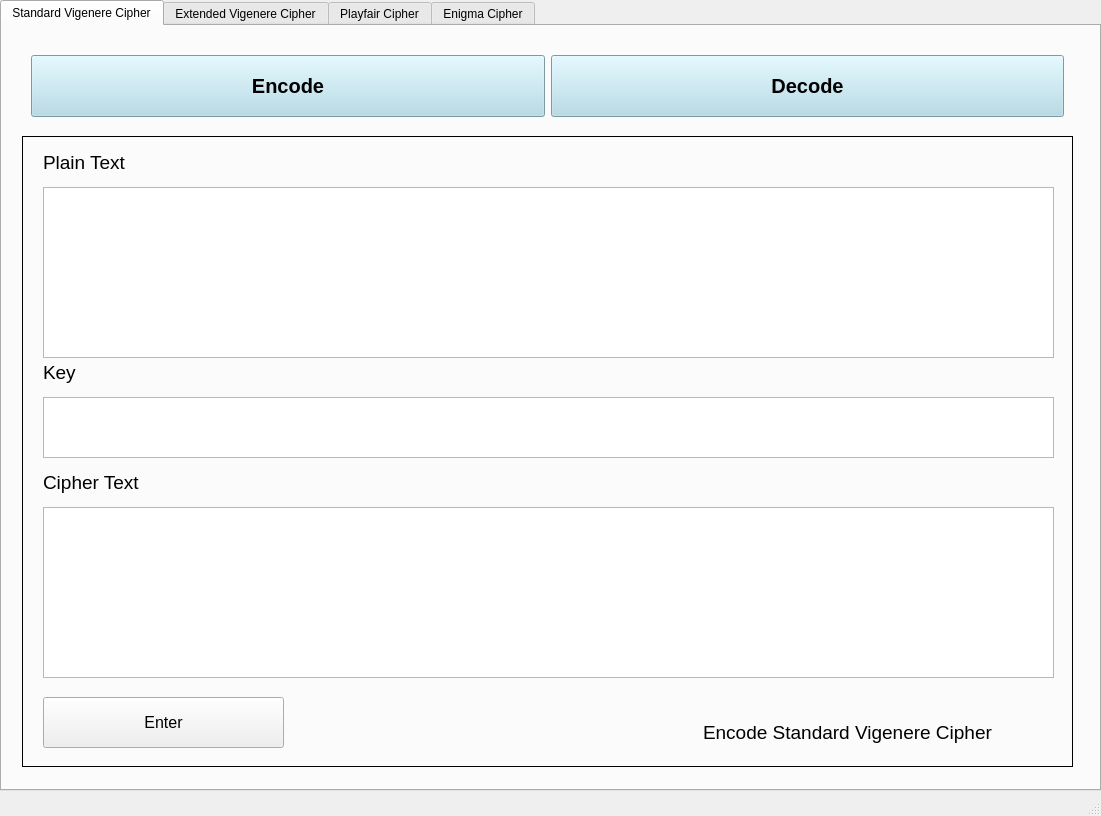
<?xml version="1.0" encoding="UTF-8"?>
<ui version="4.0">
 <class>MainWindow</class>
 <widget class="QMainWindow" name="MainWindow">
  <property name="geometry">
   <rect>
    <x>0</x>
    <y>0</y>
    <width>1101</width>
    <height>816</height>
   </rect>
  </property>
  <property name="windowTitle">
   <string>MainWindow</string>
  </property>
  <widget class="QWidget" name="centralwidget">
   <widget class="QWidget" name="horizontalLayoutWidget">
    <property name="geometry">
     <rect>
      <x>0</x>
      <y>0</y>
      <width>1101</width>
      <height>791</height>
     </rect>
    </property>
    <layout class="QHBoxLayout" name="horizontalLayout">
     <item>
      <widget class="QTabWidget" name="tabWidget">
       <property name="currentIndex">
        <number>0</number>
       </property>
       <widget class="QWidget" name="StandardVigenereCipher">
        <attribute name="title">
         <string>Standard Vigenere Cipher</string>
        </attribute>
        <widget class="QStackedWidget" name="standar_vc">
         <property name="geometry">
          <rect>
           <x>20</x>
           <y>110</y>
           <width>1051</width>
           <height>631</height>
          </rect>
         </property>
         <property name="frameShape">
          <enum>QFrame::Box</enum>
         </property>
         <property name="frameShadow">
          <enum>QFrame::Plain</enum>
         </property>
         <property name="currentIndex">
          <number>0</number>
         </property>
         <widget class="QWidget" name="encode_page_vc">
          <widget class="QPushButton" name="enter_encode_vc">
           <property name="geometry">
            <rect>
             <x>20</x>
             <y>560</y>
             <width>241</width>
             <height>51</height>
            </rect>
           </property>
           <property name="font">
            <font>
             <family>MS Sans Serif</family>
             <pointsize>12</pointsize>
            </font>
           </property>
           <property name="text">
            <string>Enter</string>
           </property>
          </widget>
          <widget class="QPlainTextEdit" name="plain_vc">
           <property name="geometry">
            <rect>
             <x>20</x>
             <y>50</y>
             <width>1011</width>
             <height>171</height>
            </rect>
           </property>
          </widget>
          <widget class="QPlainTextEdit" name="cipher_vc">
           <property name="geometry">
            <rect>
             <x>20</x>
             <y>370</y>
             <width>1011</width>
             <height>171</height>
            </rect>
           </property>
          </widget>
          <widget class="QPlainTextEdit" name="key_vc">
           <property name="geometry">
            <rect>
             <x>20</x>
             <y>260</y>
             <width>1011</width>
             <height>61</height>
            </rect>
           </property>
          </widget>
          <widget class="QLabel" name="label_2">
           <property name="geometry">
            <rect>
             <x>20</x>
             <y>330</y>
             <width>121</width>
             <height>31</height>
            </rect>
           </property>
           <property name="font">
            <font>
             <pointsize>14</pointsize>
            </font>
           </property>
           <property name="text">
            <string>Cipher Text</string>
           </property>
          </widget>
          <widget class="QLabel" name="label_3">
           <property name="geometry">
            <rect>
             <x>20</x>
             <y>10</y>
             <width>101</width>
             <height>31</height>
            </rect>
           </property>
           <property name="font">
            <font>
             <pointsize>14</pointsize>
            </font>
           </property>
           <property name="text">
            <string>Plain Text</string>
           </property>
          </widget>
          <widget class="QLabel" name="label_4">
           <property name="geometry">
            <rect>
             <x>20</x>
             <y>220</y>
             <width>41</width>
             <height>31</height>
            </rect>
           </property>
           <property name="font">
            <font>
             <pointsize>14</pointsize>
            </font>
           </property>
           <property name="text">
            <string>Key</string>
           </property>
          </widget>
          <widget class="QLabel" name="label_8">
           <property name="geometry">
            <rect>
             <x>680</x>
             <y>580</y>
             <width>351</width>
             <height>31</height>
            </rect>
           </property>
           <property name="font">
            <font>
             <pointsize>14</pointsize>
            </font>
           </property>
           <property name="text">
            <string>Encode Standard Vigenere Cipher</string>
           </property>
          </widget>
         </widget>
         <widget class="QWidget" name="decode_page_vc">
          <widget class="QPushButton" name="enter_decode_vc">
           <property name="geometry">
            <rect>
             <x>20</x>
             <y>560</y>
             <width>241</width>
             <height>51</height>
            </rect>
           </property>
           <property name="font">
            <font>
             <family>MS Sans Serif</family>
             <pointsize>12</pointsize>
            </font>
           </property>
           <property name="text">
            <string>Enter</string>
           </property>
          </widget>
          <widget class="QPlainTextEdit" name="key_vc_2">
           <property name="geometry">
            <rect>
             <x>20</x>
             <y>260</y>
             <width>1011</width>
             <height>61</height>
            </rect>
           </property>
          </widget>
          <widget class="QPlainTextEdit" name="cipher_vc_2">
           <property name="geometry">
            <rect>
             <x>20</x>
             <y>50</y>
             <width>1011</width>
             <height>171</height>
            </rect>
           </property>
          </widget>
          <widget class="QPlainTextEdit" name="plain_vc_2">
           <property name="geometry">
            <rect>
             <x>20</x>
             <y>370</y>
             <width>1011</width>
             <height>171</height>
            </rect>
           </property>
          </widget>
          <widget class="QLabel" name="label_5">
           <property name="geometry">
            <rect>
             <x>20</x>
             <y>330</y>
             <width>101</width>
             <height>31</height>
            </rect>
           </property>
           <property name="font">
            <font>
             <pointsize>14</pointsize>
            </font>
           </property>
           <property name="text">
            <string>Plain Text</string>
           </property>
          </widget>
          <widget class="QLabel" name="label_6">
           <property name="geometry">
            <rect>
             <x>20</x>
             <y>10</y>
             <width>121</width>
             <height>31</height>
            </rect>
           </property>
           <property name="font">
            <font>
             <pointsize>14</pointsize>
            </font>
           </property>
           <property name="text">
            <string>Cipher Text</string>
           </property>
          </widget>
          <widget class="QLabel" name="label_7">
           <property name="geometry">
            <rect>
             <x>20</x>
             <y>220</y>
             <width>41</width>
             <height>31</height>
            </rect>
           </property>
           <property name="font">
            <font>
             <pointsize>14</pointsize>
            </font>
           </property>
           <property name="text">
            <string>Key</string>
           </property>
          </widget>
          <widget class="QLabel" name="label_9">
           <property name="geometry">
            <rect>
             <x>680</x>
             <y>580</y>
             <width>351</width>
             <height>31</height>
            </rect>
           </property>
           <property name="font">
            <font>
             <pointsize>14</pointsize>
            </font>
           </property>
           <property name="text">
            <string>Decode Standard Vigenere Cipher</string>
           </property>
          </widget>
         </widget>
        </widget>
        <widget class="QFrame" name="horizontalFrame_4">
         <property name="geometry">
          <rect>
           <x>20</x>
           <y>20</y>
           <width>1051</width>
           <height>80</height>
          </rect>
         </property>
         <layout class="QHBoxLayout" name="horizontalLayout_4">
          <item>
           <widget class="QPushButton" name="encode_vc">
            <property name="sizePolicy">
             <sizepolicy hsizetype="Ignored" vsizetype="Ignored">
              <horstretch>0</horstretch>
              <verstretch>0</verstretch>
             </sizepolicy>
            </property>
            <property name="font">
             <font>
              <family>MS Sans Serif</family>
              <pointsize>15</pointsize>
              <weight>75</weight>
              <bold>true</bold>
             </font>
            </property>
            <property name="mouseTracking">
             <bool>false</bool>
            </property>
            <property name="autoFillBackground">
             <bool>false</bool>
            </property>
            <property name="styleSheet">
             <string notr="true">QPushButton { background-color : lightblue;
                    }
QPushButton::hover {background-color : rgb(85, 85, 255);
                    }
QPushButton::clicked {background-color : rgb(85, 85, 255);
                    }</string>
            </property>
            <property name="text">
             <string>Encode</string>
            </property>
            <property name="flat">
             <bool>false</bool>
            </property>
           </widget>
          </item>
          <item>
           <widget class="QPushButton" name="decode_vc">
            <property name="sizePolicy">
             <sizepolicy hsizetype="Ignored" vsizetype="Ignored">
              <horstretch>0</horstretch>
              <verstretch>0</verstretch>
             </sizepolicy>
            </property>
            <property name="font">
             <font>
              <family>MS Sans Serif</family>
              <pointsize>15</pointsize>
              <weight>75</weight>
              <bold>true</bold>
             </font>
            </property>
            <property name="styleSheet">
             <string notr="true">QPushButton { background-color : lightblue;
                    }
QPushButton::hover {background-color : rgb(85, 85, 255);
                    }
QPushButton::clicked {background-color : rgb(85, 85, 255);
                    }</string>
            </property>
            <property name="text">
             <string>Decode</string>
            </property>
           </widget>
          </item>
         </layout>
        </widget>
       </widget>
       <widget class="QWidget" name="ExtendedVigenereCipher">
        <attribute name="title">
         <string>Extended Vigenere Cipher</string>
        </attribute>
        <widget class="QStackedWidget" name="standar_vcx">
         <property name="geometry">
          <rect>
           <x>20</x>
           <y>110</y>
           <width>1051</width>
           <height>631</height>
          </rect>
         </property>
         <property name="frameShape">
          <enum>QFrame::Box</enum>
         </property>
         <property name="frameShadow">
          <enum>QFrame::Plain</enum>
         </property>
         <property name="currentIndex">
          <number>0</number>
         </property>
         <widget class="QWidget" name="encode_page_vcx">
          <widget class="QPushButton" name="enter_encode_vcx">
           <property name="geometry">
            <rect>
             <x>20</x>
             <y>560</y>
             <width>241</width>
             <height>51</height>
            </rect>
           </property>
           <property name="font">
            <font>
             <family>MS Sans Serif</family>
             <pointsize>12</pointsize>
            </font>
           </property>
           <property name="text">
            <string>Enter</string>
           </property>
          </widget>
          <widget class="QPlainTextEdit" name="plain_vcx">
           <property name="geometry">
            <rect>
             <x>20</x>
             <y>50</y>
             <width>1011</width>
             <height>171</height>
            </rect>
           </property>
          </widget>
          <widget class="QPlainTextEdit" name="cipher_vcx">
           <property name="geometry">
            <rect>
             <x>20</x>
             <y>370</y>
             <width>1011</width>
             <height>171</height>
            </rect>
           </property>
          </widget>
          <widget class="QPlainTextEdit" name="key_vcx">
           <property name="geometry">
            <rect>
             <x>20</x>
             <y>260</y>
             <width>1011</width>
             <height>61</height>
            </rect>
           </property>
          </widget>
          <widget class="QLabel" name="label_42">
           <property name="geometry">
            <rect>
             <x>20</x>
             <y>330</y>
             <width>121</width>
             <height>31</height>
            </rect>
           </property>
           <property name="font">
            <font>
             <pointsize>14</pointsize>
            </font>
           </property>
           <property name="text">
            <string>Cipher Text</string>
           </property>
          </widget>
          <widget class="QLabel" name="label_43">
           <property name="geometry">
            <rect>
             <x>20</x>
             <y>10</y>
             <width>101</width>
             <height>31</height>
            </rect>
           </property>
           <property name="font">
            <font>
             <pointsize>14</pointsize>
            </font>
           </property>
           <property name="text">
            <string>Plain Text</string>
           </property>
          </widget>
          <widget class="QLabel" name="label_44">
           <property name="geometry">
            <rect>
             <x>20</x>
             <y>220</y>
             <width>41</width>
             <height>31</height>
            </rect>
           </property>
           <property name="font">
            <font>
             <pointsize>14</pointsize>
            </font>
           </property>
           <property name="text">
            <string>Key</string>
           </property>
          </widget>
          <widget class="QLabel" name="label_45">
           <property name="geometry">
            <rect>
             <x>680</x>
             <y>580</y>
             <width>351</width>
             <height>31</height>
            </rect>
           </property>
           <property name="font">
            <font>
             <pointsize>14</pointsize>
            </font>
           </property>
           <property name="text">
            <string>Encode Extended Vigenere Cipher</string>
           </property>
          </widget>
         </widget>
         <widget class="QWidget" name="decode_page_vcx">
          <widget class="QPushButton" name="enter_decode_vcx">
           <property name="geometry">
            <rect>
             <x>20</x>
             <y>560</y>
             <width>241</width>
             <height>51</height>
            </rect>
           </property>
           <property name="font">
            <font>
             <family>MS Sans Serif</family>
             <pointsize>12</pointsize>
            </font>
           </property>
           <property name="text">
            <string>Enter</string>
           </property>
          </widget>
          <widget class="QPlainTextEdit" name="key_vcx_2">
           <property name="geometry">
            <rect>
             <x>20</x>
             <y>260</y>
             <width>1011</width>
             <height>61</height>
            </rect>
           </property>
          </widget>
          <widget class="QPlainTextEdit" name="cipher_vcx_2">
           <property name="geometry">
            <rect>
             <x>20</x>
             <y>50</y>
             <width>1011</width>
             <height>171</height>
            </rect>
           </property>
          </widget>
          <widget class="QPlainTextEdit" name="plain_vcx_2">
           <property name="geometry">
            <rect>
             <x>20</x>
             <y>370</y>
             <width>1011</width>
             <height>171</height>
            </rect>
           </property>
          </widget>
          <widget class="QLabel" name="label_46">
           <property name="geometry">
            <rect>
             <x>20</x>
             <y>330</y>
             <width>101</width>
             <height>31</height>
            </rect>
           </property>
           <property name="font">
            <font>
             <pointsize>14</pointsize>
            </font>
           </property>
           <property name="text">
            <string>Plain Text</string>
           </property>
          </widget>
          <widget class="QLabel" name="label_47">
           <property name="geometry">
            <rect>
             <x>20</x>
             <y>10</y>
             <width>121</width>
             <height>31</height>
            </rect>
           </property>
           <property name="font">
            <font>
             <pointsize>14</pointsize>
            </font>
           </property>
           <property name="text">
            <string>Cipher Text</string>
           </property>
          </widget>
          <widget class="QLabel" name="label_48">
           <property name="geometry">
            <rect>
             <x>20</x>
             <y>220</y>
             <width>41</width>
             <height>31</height>
            </rect>
           </property>
           <property name="font">
            <font>
             <pointsize>14</pointsize>
            </font>
           </property>
           <property name="text">
            <string>Key</string>
           </property>
          </widget>
          <widget class="QLabel" name="label_49">
           <property name="geometry">
            <rect>
             <x>680</x>
             <y>580</y>
             <width>351</width>
             <height>31</height>
            </rect>
           </property>
           <property name="font">
            <font>
             <pointsize>14</pointsize>
            </font>
           </property>
           <property name="text">
            <string>Decode Extended Vigenere Cipher</string>
           </property>
          </widget>
         </widget>
        </widget>
        <widget class="QFrame" name="horizontalFrame_11">
         <property name="geometry">
          <rect>
           <x>20</x>
           <y>20</y>
           <width>1051</width>
           <height>80</height>
          </rect>
         </property>
         <layout class="QHBoxLayout" name="horizontalLayout_11">
          <item>
           <widget class="QPushButton" name="encode_vcx">
            <property name="sizePolicy">
             <sizepolicy hsizetype="Ignored" vsizetype="Ignored">
              <horstretch>0</horstretch>
              <verstretch>0</verstretch>
             </sizepolicy>
            </property>
            <property name="font">
             <font>
              <family>MS Sans Serif</family>
              <pointsize>15</pointsize>
              <weight>75</weight>
              <bold>true</bold>
             </font>
            </property>
            <property name="mouseTracking">
             <bool>false</bool>
            </property>
            <property name="autoFillBackground">
             <bool>false</bool>
            </property>
            <property name="styleSheet">
             <string notr="true">QPushButton { background-color : lightblue;
                    }
QPushButton::hover {background-color : rgb(85, 85, 255);
                    }
QPushButton::clicked {background-color : rgb(85, 85, 255);
                    }</string>
            </property>
            <property name="text">
             <string>Encode</string>
            </property>
            <property name="flat">
             <bool>false</bool>
            </property>
           </widget>
          </item>
          <item>
           <widget class="QPushButton" name="decode_vcx">
            <property name="sizePolicy">
             <sizepolicy hsizetype="Ignored" vsizetype="Ignored">
              <horstretch>0</horstretch>
              <verstretch>0</verstretch>
             </sizepolicy>
            </property>
            <property name="font">
             <font>
              <family>MS Sans Serif</family>
              <pointsize>15</pointsize>
              <weight>75</weight>
              <bold>true</bold>
             </font>
            </property>
            <property name="styleSheet">
             <string notr="true">QPushButton { background-color : lightblue;
                    }
QPushButton::hover {background-color : rgb(85, 85, 255);
                    }
QPushButton::clicked {background-color : rgb(85, 85, 255);
                    }</string>
            </property>
            <property name="text">
             <string>Decode</string>
            </property>
           </widget>
          </item>
         </layout>
        </widget>
       </widget>
       <widget class="QWidget" name="PlayfairCipher">
        <attribute name="title">
         <string>Playfair Cipher</string>
        </attribute>
        <widget class="QFrame" name="horizontalFrame_12">
         <property name="geometry">
          <rect>
           <x>20</x>
           <y>20</y>
           <width>1051</width>
           <height>80</height>
          </rect>
         </property>
         <layout class="QHBoxLayout" name="horizontalLayout_12">
          <item>
           <widget class="QPushButton" name="encode_pf">
            <property name="sizePolicy">
             <sizepolicy hsizetype="Ignored" vsizetype="Ignored">
              <horstretch>0</horstretch>
              <verstretch>0</verstretch>
             </sizepolicy>
            </property>
            <property name="font">
             <font>
              <family>MS Sans Serif</family>
              <pointsize>15</pointsize>
              <weight>75</weight>
              <bold>true</bold>
             </font>
            </property>
            <property name="mouseTracking">
             <bool>false</bool>
            </property>
            <property name="autoFillBackground">
             <bool>false</bool>
            </property>
            <property name="styleSheet">
             <string notr="true">QPushButton { background-color : lightblue;
                    }
QPushButton::hover {background-color : rgb(85, 85, 255);
                    }
QPushButton::clicked {background-color : rgb(85, 85, 255);
                    }</string>
            </property>
            <property name="text">
             <string>Encode</string>
            </property>
            <property name="flat">
             <bool>false</bool>
            </property>
           </widget>
          </item>
          <item>
           <widget class="QPushButton" name="decode_pf">
            <property name="sizePolicy">
             <sizepolicy hsizetype="Ignored" vsizetype="Ignored">
              <horstretch>0</horstretch>
              <verstretch>0</verstretch>
             </sizepolicy>
            </property>
            <property name="font">
             <font>
              <family>MS Sans Serif</family>
              <pointsize>15</pointsize>
              <weight>75</weight>
              <bold>true</bold>
             </font>
            </property>
            <property name="styleSheet">
             <string notr="true">QPushButton { background-color : lightblue;
                    }
QPushButton::hover {background-color : rgb(85, 85, 255);
                    }
QPushButton::clicked {background-color : rgb(85, 85, 255);
                    }</string>
            </property>
            <property name="text">
             <string>Decode</string>
            </property>
           </widget>
          </item>
         </layout>
        </widget>
        <widget class="QStackedWidget" name="standar_pf">
         <property name="geometry">
          <rect>
           <x>20</x>
           <y>110</y>
           <width>1051</width>
           <height>631</height>
          </rect>
         </property>
         <property name="frameShape">
          <enum>QFrame::Box</enum>
         </property>
         <property name="frameShadow">
          <enum>QFrame::Plain</enum>
         </property>
         <property name="currentIndex">
          <number>0</number>
         </property>
         <widget class="QWidget" name="encode_page_pf">
          <widget class="QPushButton" name="enter_encode_pf">
           <property name="geometry">
            <rect>
             <x>20</x>
             <y>560</y>
             <width>241</width>
             <height>51</height>
            </rect>
           </property>
           <property name="font">
            <font>
             <family>MS Sans Serif</family>
             <pointsize>12</pointsize>
            </font>
           </property>
           <property name="text">
            <string>Enter</string>
           </property>
          </widget>
          <widget class="QPlainTextEdit" name="plain_pf">
           <property name="geometry">
            <rect>
             <x>20</x>
             <y>50</y>
             <width>1011</width>
             <height>171</height>
            </rect>
           </property>
          </widget>
          <widget class="QPlainTextEdit" name="cipher_pf">
           <property name="geometry">
            <rect>
             <x>20</x>
             <y>370</y>
             <width>1011</width>
             <height>171</height>
            </rect>
           </property>
          </widget>
          <widget class="QPlainTextEdit" name="key_pf">
           <property name="geometry">
            <rect>
             <x>20</x>
             <y>260</y>
             <width>1011</width>
             <height>61</height>
            </rect>
           </property>
          </widget>
          <widget class="QLabel" name="label_50">
           <property name="geometry">
            <rect>
             <x>20</x>
             <y>330</y>
             <width>121</width>
             <height>31</height>
            </rect>
           </property>
           <property name="font">
            <font>
             <pointsize>14</pointsize>
            </font>
           </property>
           <property name="text">
            <string>Cipher Text</string>
           </property>
          </widget>
          <widget class="QLabel" name="label_51">
           <property name="geometry">
            <rect>
             <x>20</x>
             <y>10</y>
             <width>101</width>
             <height>31</height>
            </rect>
           </property>
           <property name="font">
            <font>
             <pointsize>14</pointsize>
            </font>
           </property>
           <property name="text">
            <string>Plain Text</string>
           </property>
          </widget>
          <widget class="QLabel" name="label_52">
           <property name="geometry">
            <rect>
             <x>20</x>
             <y>220</y>
             <width>41</width>
             <height>31</height>
            </rect>
           </property>
           <property name="font">
            <font>
             <pointsize>14</pointsize>
            </font>
           </property>
           <property name="text">
            <string>Key</string>
           </property>
          </widget>
          <widget class="QLabel" name="label_53">
           <property name="geometry">
            <rect>
             <x>680</x>
             <y>580</y>
             <width>351</width>
             <height>31</height>
            </rect>
           </property>
           <property name="font">
            <font>
             <pointsize>14</pointsize>
            </font>
           </property>
           <property name="text">
            <string>Encode Playfair Cipher</string>
           </property>
          </widget>
         </widget>
         <widget class="QWidget" name="decode_page_pf">
          <widget class="QPushButton" name="enter_decode_pf">
           <property name="geometry">
            <rect>
             <x>20</x>
             <y>560</y>
             <width>241</width>
             <height>51</height>
            </rect>
           </property>
           <property name="font">
            <font>
             <family>MS Sans Serif</family>
             <pointsize>12</pointsize>
            </font>
           </property>
           <property name="text">
            <string>Enter</string>
           </property>
          </widget>
          <widget class="QPlainTextEdit" name="key_pf_2">
           <property name="geometry">
            <rect>
             <x>20</x>
             <y>260</y>
             <width>1011</width>
             <height>61</height>
            </rect>
           </property>
          </widget>
          <widget class="QPlainTextEdit" name="cipher_pf_2">
           <property name="geometry">
            <rect>
             <x>20</x>
             <y>50</y>
             <width>1011</width>
             <height>171</height>
            </rect>
           </property>
          </widget>
          <widget class="QPlainTextEdit" name="plain_pf_2">
           <property name="geometry">
            <rect>
             <x>20</x>
             <y>370</y>
             <width>1011</width>
             <height>171</height>
            </rect>
           </property>
          </widget>
          <widget class="QLabel" name="label_54">
           <property name="geometry">
            <rect>
             <x>20</x>
             <y>330</y>
             <width>101</width>
             <height>31</height>
            </rect>
           </property>
           <property name="font">
            <font>
             <pointsize>14</pointsize>
            </font>
           </property>
           <property name="text">
            <string>Plain Text</string>
           </property>
          </widget>
          <widget class="QLabel" name="label_55">
           <property name="geometry">
            <rect>
             <x>20</x>
             <y>10</y>
             <width>121</width>
             <height>31</height>
            </rect>
           </property>
           <property name="font">
            <font>
             <pointsize>14</pointsize>
            </font>
           </property>
           <property name="text">
            <string>Cipher Text</string>
           </property>
          </widget>
          <widget class="QLabel" name="label_56">
           <property name="geometry">
            <rect>
             <x>20</x>
             <y>220</y>
             <width>41</width>
             <height>31</height>
            </rect>
           </property>
           <property name="font">
            <font>
             <pointsize>14</pointsize>
            </font>
           </property>
           <property name="text">
            <string>Key</string>
           </property>
          </widget>
          <widget class="QLabel" name="label_57">
           <property name="geometry">
            <rect>
             <x>680</x>
             <y>580</y>
             <width>351</width>
             <height>31</height>
            </rect>
           </property>
           <property name="font">
            <font>
             <pointsize>14</pointsize>
            </font>
           </property>
           <property name="text">
            <string>Decode Playfair Cipher</string>
           </property>
          </widget>
         </widget>
        </widget>
       </widget>
       <widget class="QWidget" name="EnigmaCipher">
        <attribute name="title">
         <string>Enigma Cipher</string>
        </attribute>
       </widget>
      </widget>
     </item>
    </layout>
   </widget>
  </widget>
  <widget class="QStatusBar" name="statusbar"/>
 </widget>
 <resources/>
 <connections/>
</ui>
